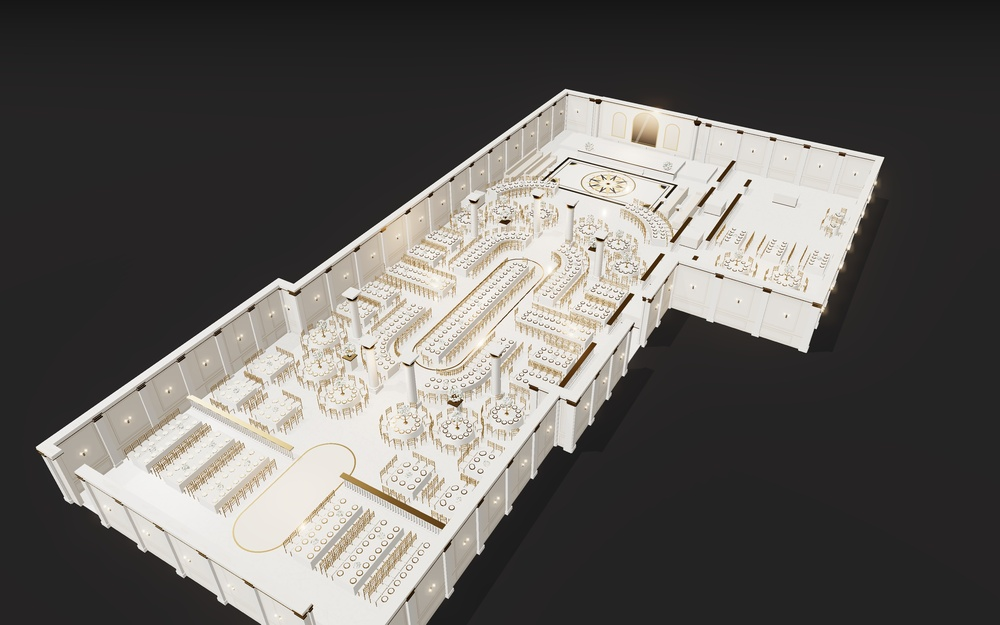
#> input picture event-hall-3d/palace-oblique-view.jpg, 1000 x 625 px, shrunk from 3600 x 2250 before the run
$ python bloom.py ../palace-oblique-view.jpg out.png
#> lines starting #> are read from the running program, lines starting #| are printed output that depends on the picture
# Lens bloom + gentle vignette for finished renders. Usage: python bloom.py in.png out.png
import sys
from PIL import Image, ImageFilter, ImageChops, ImageDraw
im = Image.open(sys.argv[1]).convert('RGB'); w, h = im.size
#> further down, im is the input picture: PIL image 1000x625 RGB; mean R, G, B 99.5, 96.8, 93.6
#> after `w, h = im.size`: w = 1000; h = 625
lum = im.convert('L').point(lambda v: max(0, v-200)*4)
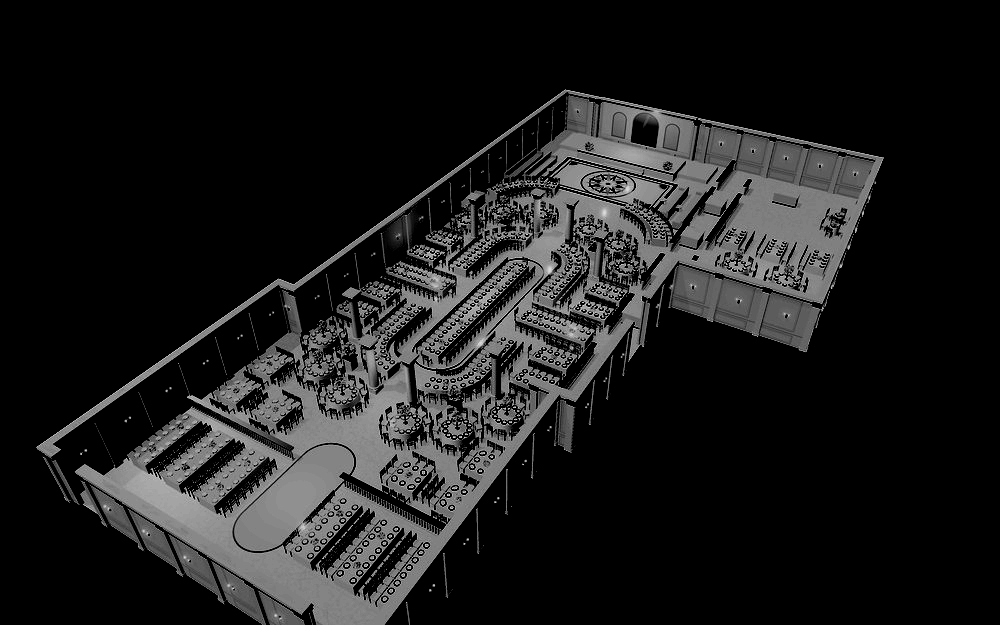
#> lum: PIL image 1000x625 L; min 0, max 220, mean 27.9
hi = Image.composite(im, Image.new('RGB', im.size), lum)
glow = Image.new('RGB', im.size)
#> glow: PIL image 1000x625 RGB; every value is 0
for r, k in ((w/300, .55), (w/90, .4), (w/30, .3)):
    g = hi.filter(ImageFilter.GaussianBlur(r)); glow = ImageChops.add(glow, g.point(lambda v, k=k: int(v*k)))
#> this loop made 3 passes
#> pass 1, `g = hi.filter(ImageFilter.GaussianBlur(r))`:
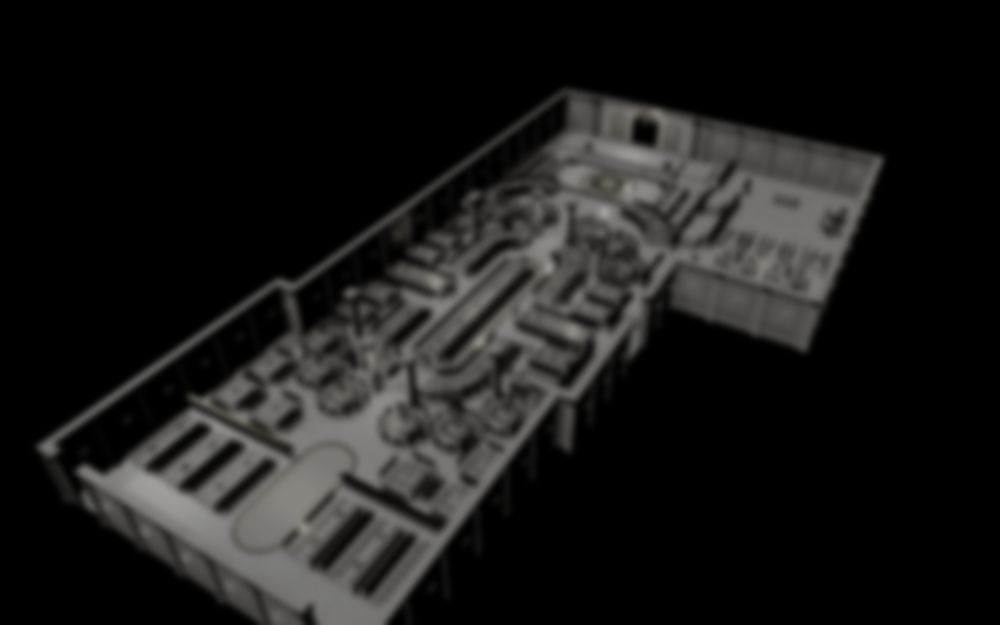
#> g: PIL image 1000x625 RGB; mean R, G, B 25.7, 25.3, 24.6
#> pass 1, `glow = ImageChops.add(glow, g.point(lambda v, k=k: int(v * k)))`:
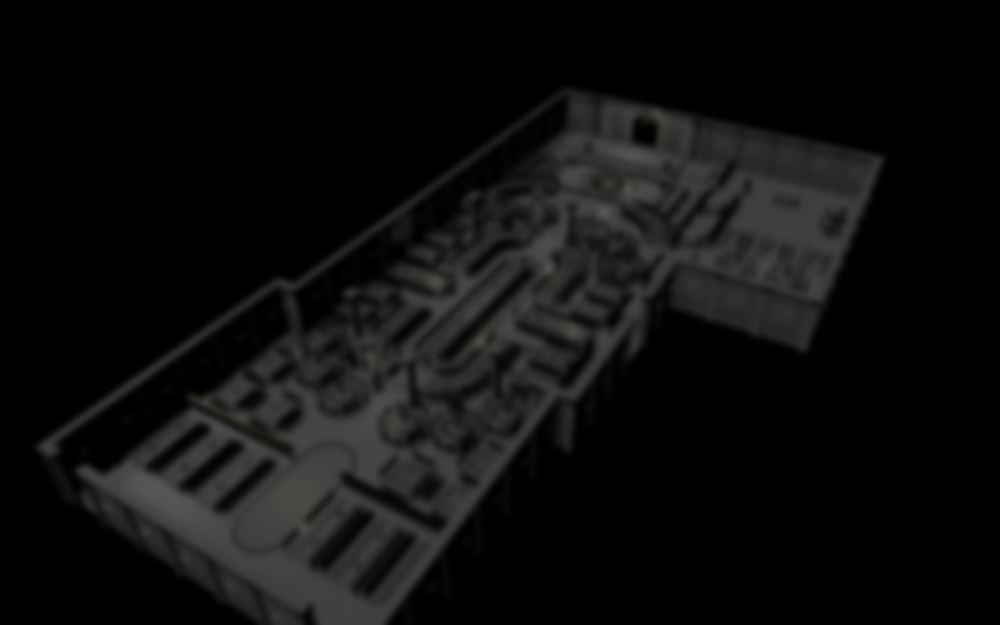
#> glow: PIL image 1000x625 RGB; mean R, G, B 14, 13.8, 13.4
#> pass 2, `g = hi.filter(ImageFilter.GaussianBlur(r))`:
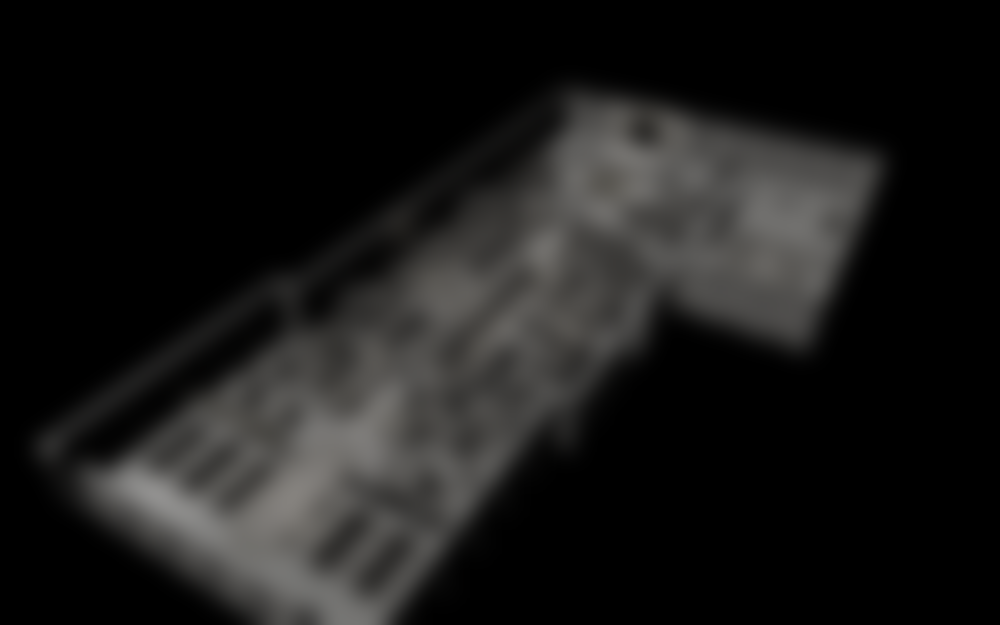
#> g: PIL image 1000x625 RGB; mean R, G, B 25.7, 25.3, 24.6
#> after the loop:
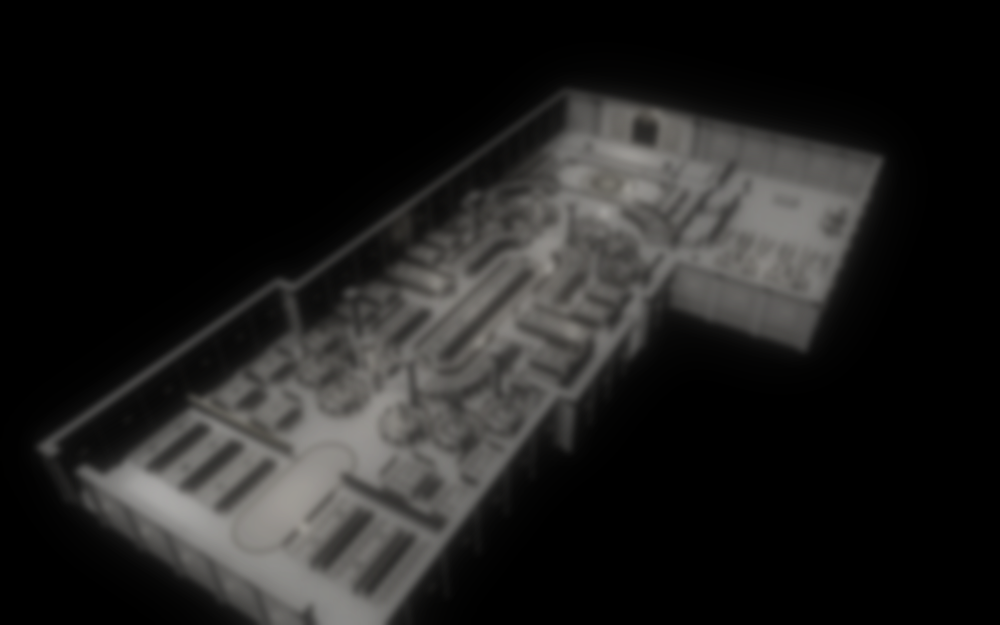
#> glow: PIL image 1000x625 RGB; mean R, G, B 31.5, 31, 30.1
out = ImageChops.screen(im, glow)
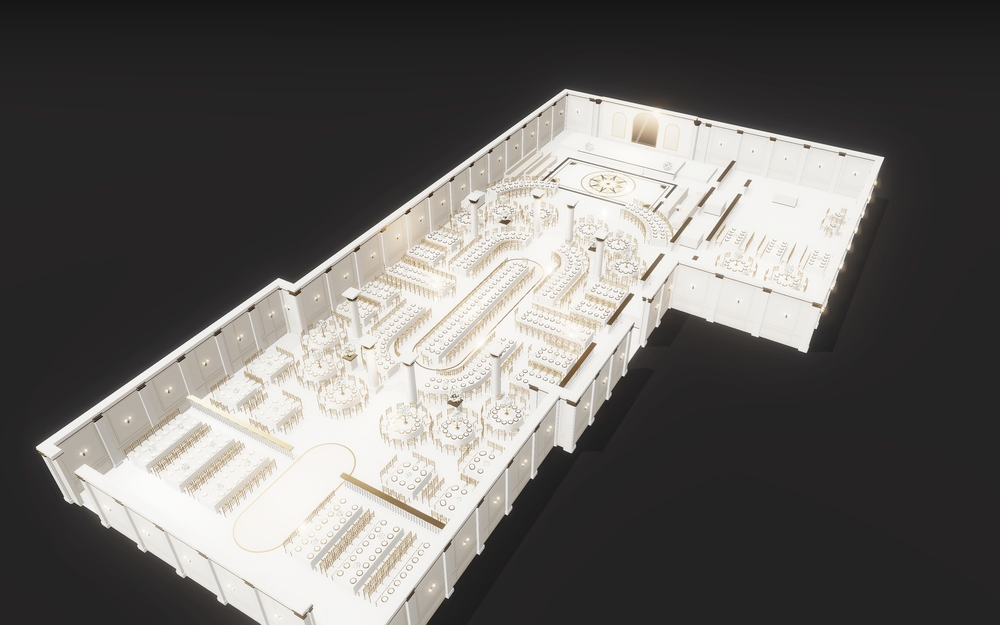
#> out: PIL image 1000x625 RGB; mean R, G, B 104.6, 102.4, 100
vig = Image.new('L', (w, h), 0); d = ImageDraw.Draw(vig)
#> after `vig = Image.new('L', (w, h), 0)`: vig: PIL image 1000x625 L; every value is 0
d.ellipse((-w*.25, -h*.3, w*1.25, h*1.3), fill=255); vig = vig.filter(ImageFilter.GaussianBlur(w/8))
#> after `vig = vig.filter(ImageFilter.GaussianBlur(w / 8))`: vig: PIL image 1000x625 L; every value is 255
dark = out.point(lambda v: int(v*.78))
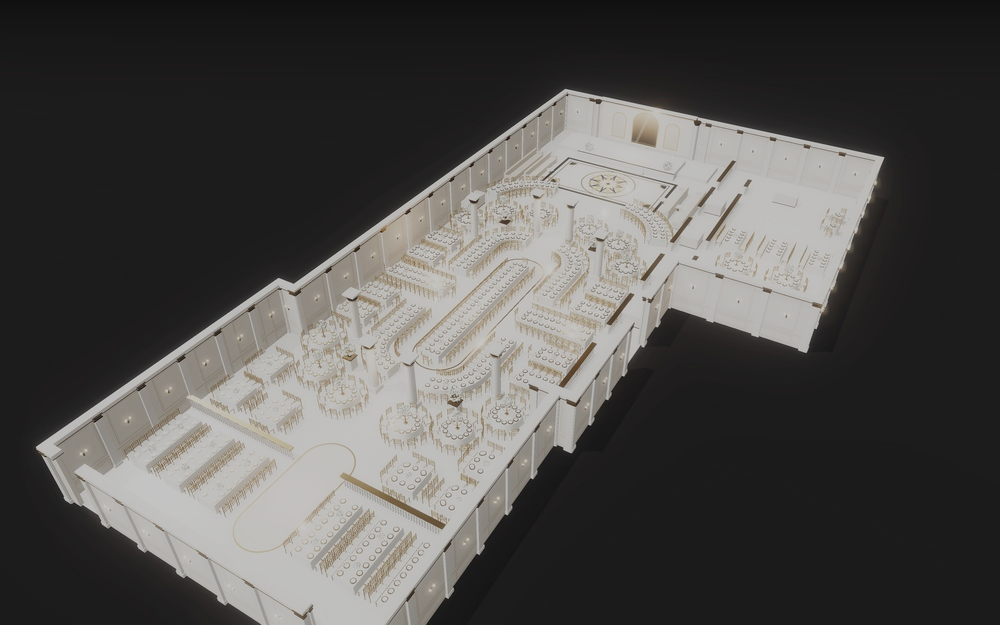
#> dark: PIL image 1000x625 RGB; mean R, G, B 81.1, 79.5, 77.5
Image.composite(out, dark, vig).save(sys.argv[2], quality=95)
